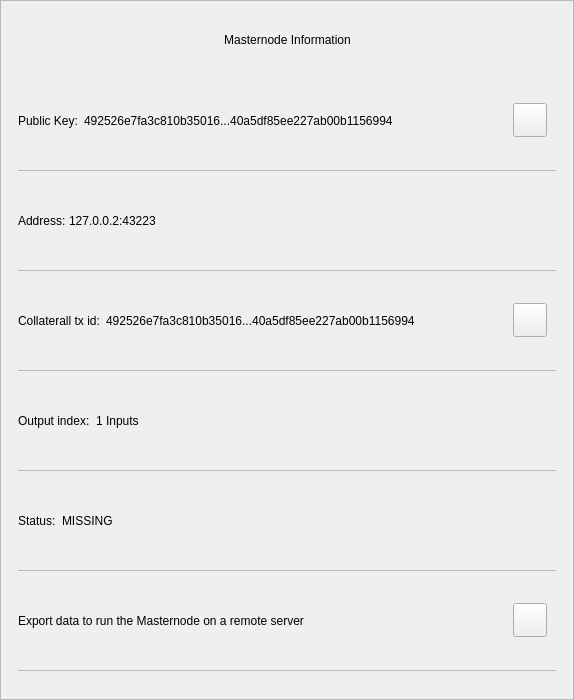
<?xml version="1.0" encoding="UTF-8"?>
<ui version="4.0">
 <class>MnInfoDialog</class>
 <widget class="QWidget" name="MnInfoDialog">
  <property name="geometry">
   <rect>
    <x>0</x>
    <y>0</y>
    <width>574</width>
    <height>700</height>
   </rect>
  </property>
  <property name="minimumSize">
   <size>
    <width>574</width>
    <height>530</height>
   </size>
  </property>
  <property name="windowTitle">
   <string>Form</string>
  </property>
  <property name="styleSheet">
   <string notr="true"/>
  </property>
  <layout class="QVBoxLayout" name="verticalLayout_3">
   <property name="spacing">
    <number>0</number>
   </property>
   <property name="leftMargin">
    <number>0</number>
   </property>
   <property name="topMargin">
    <number>0</number>
   </property>
   <property name="rightMargin">
    <number>0</number>
   </property>
   <property name="bottomMargin">
    <number>0</number>
   </property>
   <item>
    <widget class="QFrame" name="frame">
     <property name="styleSheet">
      <string notr="true"/>
     </property>
     <property name="frameShape">
      <enum>QFrame::StyledPanel</enum>
     </property>
     <property name="frameShadow">
      <enum>QFrame::Raised</enum>
     </property>
     <layout class="QVBoxLayout" name="verticalLayout">
      <property name="leftMargin">
       <number>0</number>
      </property>
      <property name="rightMargin">
       <number>0</number>
      </property>
      <item>
       <layout class="QHBoxLayout" name="horizontalLayout_3">
        <property name="spacing">
         <number>0</number>
        </property>
        <property name="leftMargin">
         <number>20</number>
        </property>
        <property name="topMargin">
         <number>10</number>
        </property>
        <property name="rightMargin">
         <number>20</number>
        </property>
        <item>
         <spacer name="horizontalSpacer_2">
          <property name="orientation">
           <enum>Qt::Horizontal</enum>
          </property>
          <property name="sizeHint" stdset="0">
           <size>
            <width>40</width>
            <height>20</height>
           </size>
          </property>
         </spacer>
        </item>
        <item>
         <widget class="QLabel" name="labelTitle">
          <property name="minimumSize">
           <size>
            <width>0</width>
            <height>40</height>
           </size>
          </property>
          <property name="maximumSize">
           <size>
            <width>16777215</width>
            <height>40</height>
           </size>
          </property>
          <property name="styleSheet">
           <string notr="true">padding-left:24px;</string>
          </property>
          <property name="text">
           <string>Masternode Information</string>
          </property>
          <property name="alignment">
           <set>Qt::AlignCenter</set>
          </property>
          <property name="margin">
           <number>7</number>
          </property>
         </widget>
        </item>
        <item>
         <spacer name="horizontalSpacer">
          <property name="orientation">
           <enum>Qt::Horizontal</enum>
          </property>
          <property name="sizeHint" stdset="0">
           <size>
            <width>40</width>
            <height>20</height>
           </size>
          </property>
         </spacer>
        </item>
        <item>
         <widget class="QPushButton" name="btnEsc">
          <property name="minimumSize">
           <size>
            <width>24</width>
            <height>24</height>
           </size>
          </property>
          <property name="maximumSize">
           <size>
            <width>24</width>
            <height>24</height>
           </size>
          </property>
          <property name="styleSheet">
           <string notr="true">border:none;</string>
          </property>
          <property name="text">
           <string/>
          </property>
         </widget>
        </item>
       </layout>
      </item>
      <item>
       <spacer name="verticalSpacer">
        <property name="orientation">
         <enum>Qt::Vertical</enum>
        </property>
        <property name="sizeType">
         <enum>QSizePolicy::Fixed</enum>
        </property>
        <property name="sizeHint" stdset="0">
         <size>
          <width>20</width>
          <height>10</height>
         </size>
        </property>
       </spacer>
      </item>
      <item>
       <widget class="QWidget" name="layoutScroll" native="true">
        <property name="minimumSize">
         <size>
          <width>0</width>
          <height>0</height>
         </size>
        </property>
        <layout class="QVBoxLayout" name="verticalLayout_4">
         <property name="leftMargin">
          <number>0</number>
         </property>
         <property name="topMargin">
          <number>0</number>
         </property>
         <property name="rightMargin">
          <number>0</number>
         </property>
         <item>
          <widget class="QScrollArea" name="scrollArea">
           <property name="styleSheet">
            <string notr="true">#scrollArea {
background:transparent;
}</string>
           </property>
           <property name="horizontalScrollBarPolicy">
            <enum>Qt::ScrollBarAlwaysOff</enum>
           </property>
           <property name="sizeAdjustPolicy">
            <enum>QAbstractScrollArea::AdjustIgnored</enum>
           </property>
           <property name="widgetResizable">
            <bool>true</bool>
           </property>
           <property name="alignment">
            <set>Qt::AlignLeading|Qt::AlignLeft|Qt::AlignTop</set>
           </property>
           <widget class="QWidget" name="scrollAreaWidgetContents">
            <property name="geometry">
             <rect>
              <x>0</x>
              <y>0</y>
              <width>570</width>
              <height>596</height>
             </rect>
            </property>
            <property name="autoFillBackground">
             <bool>false</bool>
            </property>
            <property name="styleSheet">
             <string notr="true">#scrollAreaWidgetContents {
background:transparent;
}</string>
            </property>
            <layout class="QVBoxLayout" name="verticalLayout_7">
             <property name="spacing">
              <number>0</number>
             </property>
             <property name="sizeConstraint">
              <enum>QLayout::SetDefaultConstraint</enum>
             </property>
             <property name="leftMargin">
              <number>0</number>
             </property>
             <property name="topMargin">
              <number>0</number>
             </property>
             <property name="rightMargin">
              <number>0</number>
             </property>
             <property name="bottomMargin">
              <number>0</number>
             </property>
             <item>
              <widget class="QWidget" name="content" native="true">
               <layout class="QVBoxLayout" name="verticalLayout_2">
                <property name="leftMargin">
                 <number>16</number>
                </property>
                <property name="topMargin">
                 <number>0</number>
                </property>
                <property name="rightMargin">
                 <number>16</number>
                </property>
                <item>
                 <widget class="QWidget" name="contentID" native="true">
                  <layout class="QHBoxLayout" name="horizontalLayout_12" stretch="0,1,0">
                   <property name="leftMargin">
                    <number>0</number>
                   </property>
                   <item>
                    <widget class="QLabel" name="labelId">
                     <property name="maximumSize">
                      <size>
                       <width>16777215</width>
                       <height>16777215</height>
                      </size>
                     </property>
                     <property name="text">
                      <string>Public Key:</string>
                     </property>
                    </widget>
                   </item>
                   <item>
                    <widget class="QLabel" name="textId">
                     <property name="text">
                      <string>492526e7fa3c810b35016...40a5df85ee227ab00b1156994</string>
                     </property>
                    </widget>
                   </item>
                   <item>
                    <widget class="QPushButton" name="pushCopy">
                     <property name="minimumSize">
                      <size>
                       <width>34</width>
                       <height>34</height>
                      </size>
                     </property>
                     <property name="maximumSize">
                      <size>
                       <width>34</width>
                       <height>34</height>
                      </size>
                     </property>
                     <property name="focusPolicy">
                      <enum>Qt::NoFocus</enum>
                     </property>
                     <property name="text">
                      <string/>
                     </property>
                     <property name="iconSize">
                      <size>
                       <width>24</width>
                       <height>24</height>
                      </size>
                     </property>
                    </widget>
                   </item>
                  </layout>
                 </widget>
                </item>
                <item>
                 <widget class="QLabel" name="labelDivider9">
                  <property name="maximumSize">
                   <size>
                    <width>16777215</width>
                    <height>1</height>
                   </size>
                  </property>
                  <property name="styleSheet">
                   <string notr="true">background-color:#bababa;</string>
                  </property>
                  <property name="text">
                   <string/>
                  </property>
                 </widget>
                </item>
                <item>
                 <widget class="QWidget" name="contentOutputs" native="true">
                  <layout class="QHBoxLayout" name="horizontalLayout_11" stretch="0,3">
                   <property name="spacing">
                    <number>0</number>
                   </property>
                   <property name="leftMargin">
                    <number>0</number>
                   </property>
                   <property name="rightMargin">
                    <number>12</number>
                   </property>
                   <item>
                    <widget class="QLabel" name="labelSend">
                     <property name="maximumSize">
                      <size>
                       <width>16777215</width>
                       <height>16777215</height>
                      </size>
                     </property>
                     <property name="text">
                      <string>Address: </string>
                     </property>
                    </widget>
                   </item>
                   <item>
                    <widget class="QLabel" name="textAddress">
                     <property name="text">
                      <string>127.0.0.2:43223</string>
                     </property>
                    </widget>
                   </item>
                  </layout>
                 </widget>
                </item>
                <item>
                 <widget class="QLabel" name="labelDivider8">
                  <property name="maximumSize">
                   <size>
                    <width>16777215</width>
                    <height>1</height>
                   </size>
                  </property>
                  <property name="styleSheet">
                   <string notr="true">background-color:#bababa;</string>
                  </property>
                  <property name="text">
                   <string/>
                  </property>
                 </widget>
                </item>
                <item>
                 <widget class="QWidget" name="contentAmount" native="true">
                  <layout class="QHBoxLayout" name="horizontalLayout_4" stretch="0,1,0">
                   <property name="leftMargin">
                    <number>0</number>
                   </property>
                   <item>
                    <widget class="QLabel" name="labelAmount">
                     <property name="maximumSize">
                      <size>
                       <width>16777215</width>
                       <height>16777215</height>
                      </size>
                     </property>
                     <property name="text">
                      <string>Collaterall tx id:</string>
                     </property>
                    </widget>
                   </item>
                   <item>
                    <widget class="QLabel" name="textAmount">
                     <property name="text">
                      <string>492526e7fa3c810b35016...40a5df85ee227ab00b1156994</string>
                     </property>
                    </widget>
                   </item>
                   <item>
                    <widget class="QPushButton" name="pushCopyId">
                     <property name="minimumSize">
                      <size>
                       <width>34</width>
                       <height>34</height>
                      </size>
                     </property>
                     <property name="maximumSize">
                      <size>
                       <width>34</width>
                       <height>34</height>
                      </size>
                     </property>
                     <property name="focusPolicy">
                      <enum>Qt::NoFocus</enum>
                     </property>
                     <property name="text">
                      <string/>
                     </property>
                    </widget>
                   </item>
                  </layout>
                 </widget>
                </item>
                <item>
                 <widget class="QLabel" name="labelDivider6">
                  <property name="maximumSize">
                   <size>
                    <width>16777215</width>
                    <height>1</height>
                   </size>
                  </property>
                  <property name="styleSheet">
                   <string notr="true">background-color:#bababa;</string>
                  </property>
                  <property name="text">
                   <string/>
                  </property>
                 </widget>
                </item>
                <item>
                 <widget class="QWidget" name="contentInputs" native="true">
                  <layout class="QHBoxLayout" name="horizontalLayout" stretch="0,2">
                   <property name="leftMargin">
                    <number>0</number>
                   </property>
                   <property name="rightMargin">
                    <number>12</number>
                   </property>
                   <item>
                    <widget class="QLabel" name="labelInputs">
                     <property name="sizePolicy">
                      <sizepolicy hsizetype="Minimum" vsizetype="Preferred">
                       <horstretch>0</horstretch>
                       <verstretch>0</verstretch>
                      </sizepolicy>
                     </property>
                     <property name="maximumSize">
                      <size>
                       <width>16777215</width>
                       <height>16777215</height>
                      </size>
                     </property>
                     <property name="text">
                      <string>Output index:</string>
                     </property>
                    </widget>
                   </item>
                   <item>
                    <widget class="QLabel" name="textInputs">
                     <property name="text">
                      <string>1 Inputs</string>
                     </property>
                    </widget>
                   </item>
                  </layout>
                 </widget>
                </item>
                <item>
                 <widget class="QLabel" name="labelDivider1">
                  <property name="maximumSize">
                   <size>
                    <width>16777215</width>
                    <height>1</height>
                   </size>
                  </property>
                  <property name="styleSheet">
                   <string notr="true">background-color:#bababa;</string>
                  </property>
                  <property name="text">
                   <string/>
                  </property>
                 </widget>
                </item>
                <item>
                 <widget class="QWidget" name="contentFee" native="true">
                  <layout class="QHBoxLayout" name="horizontalLayout_7" stretch="0,1">
                   <property name="leftMargin">
                    <number>0</number>
                   </property>
                   <item>
                    <widget class="QLabel" name="labelFee">
                     <property name="maximumSize">
                      <size>
                       <width>16777215</width>
                       <height>16777215</height>
                      </size>
                     </property>
                     <property name="text">
                      <string>Status:</string>
                     </property>
                    </widget>
                   </item>
                   <item>
                    <widget class="QLabel" name="textStatus">
                     <property name="text">
                      <string>MISSING</string>
                     </property>
                    </widget>
                   </item>
                  </layout>
                 </widget>
                </item>
                <item>
                 <widget class="QLabel" name="labelDivider4">
                  <property name="maximumSize">
                   <size>
                    <width>16777215</width>
                    <height>1</height>
                   </size>
                  </property>
                  <property name="styleSheet">
                   <string notr="true">background-color:#bababa;</string>
                  </property>
                  <property name="text">
                   <string/>
                  </property>
                 </widget>
                </item>
                <item>
                 <widget class="QWidget" name="contentExport" native="true">
                  <layout class="QHBoxLayout" name="horizontalLayout_8" stretch="3,0">
                   <property name="leftMargin">
                    <number>0</number>
                   </property>
                   <item>
                    <widget class="QLabel" name="textExport">
                     <property name="styleSheet">
                      <string notr="true">padding-top:1px;</string>
                     </property>
                     <property name="lineWidth">
                      <number>0</number>
                     </property>
                     <property name="text">
                      <string>Export data to run the Masternode on a remote server</string>
                     </property>
                     <property name="wordWrap">
                      <bool>true</bool>
                     </property>
                     <property name="indent">
                      <number>0</number>
                     </property>
                    </widget>
                   </item>
                   <item>
                    <widget class="QPushButton" name="pushExport">
                     <property name="minimumSize">
                      <size>
                       <width>34</width>
                       <height>34</height>
                      </size>
                     </property>
                     <property name="maximumSize">
                      <size>
                       <width>34</width>
                       <height>34</height>
                      </size>
                     </property>
                     <property name="focusPolicy">
                      <enum>Qt::NoFocus</enum>
                     </property>
                     <property name="text">
                      <string/>
                     </property>
                    </widget>
                   </item>
                  </layout>
                 </widget>
                </item>
                <item>
                 <widget class="QLabel" name="labelDivider7">
                  <property name="maximumSize">
                   <size>
                    <width>16777215</width>
                    <height>1</height>
                   </size>
                  </property>
                  <property name="styleSheet">
                   <string notr="true">background-color:#bababa;</string>
                  </property>
                  <property name="text">
                   <string/>
                  </property>
                 </widget>
                </item>
               </layout>
              </widget>
             </item>
            </layout>
           </widget>
          </widget>
         </item>
        </layout>
       </widget>
      </item>
     </layout>
    </widget>
   </item>
  </layout>
 </widget>
 <resources/>
 <connections/>
</ui>
